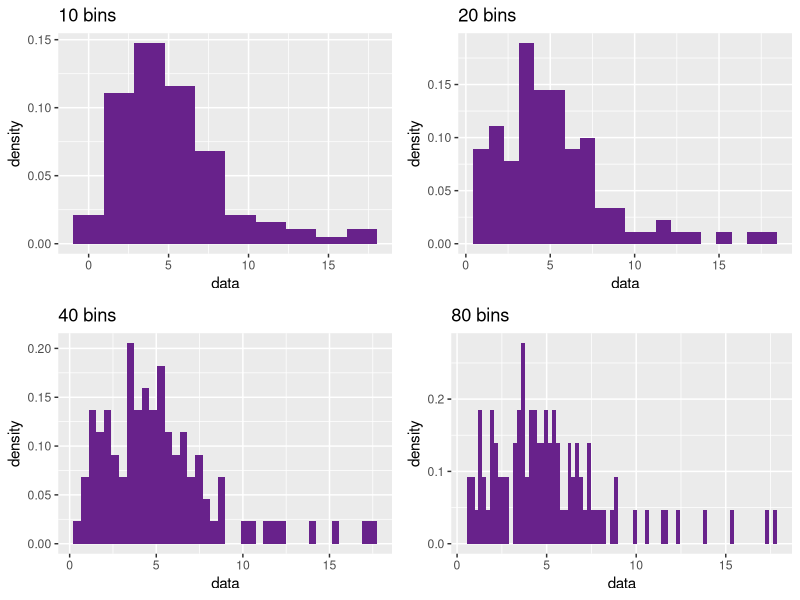
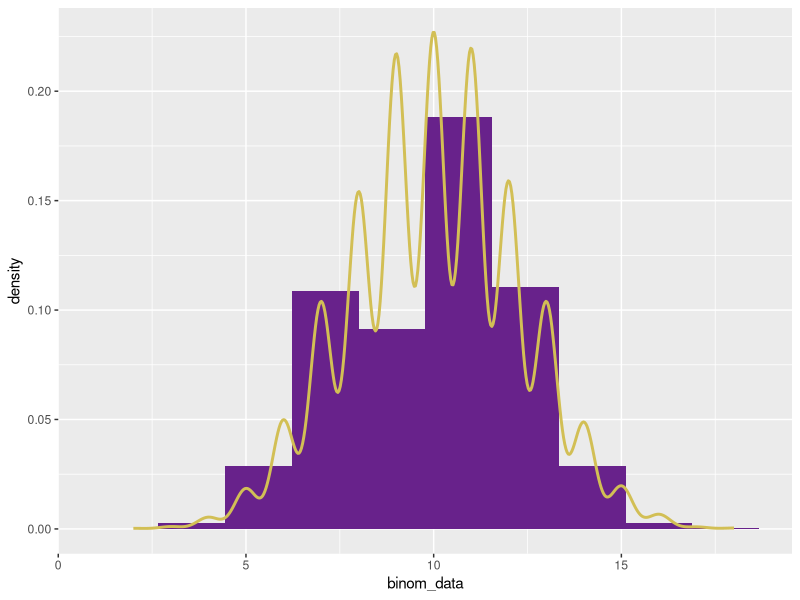

The R source for these figures, in order:
## ---- chunk 1
knitr::opts_chunk$set(collapse = TRUE, fig.align='center')
library(ggplot2)
library(gridExtra)
library(stringr)
library(knitr)
set.seed(454)
## ---- chunk 2
some_data <- rchisq(n = 100, df = 5)
hist_bins <- function(data, bins) {
  ggplot(mapping = aes(x = data, y=..density..)) +
  geom_histogram(bins = bins, fill = "darkorchid4") + 
  ggtitle(sprintf(fmt = "%i bins", bins))
}

grid.arrange(hist_bins(some_data, 10), 
             hist_bins(some_data, 20), 
             hist_bins(some_data, 40), 
             hist_bins(some_data, 80), nrow=2)
## ---- chunk 3
binom_data <- rbinom(n = 10000, size = 20, prob = 0.5)
ggplot(mapping = aes(x = binom_data)) +
  geom_histogram(mapping = aes(y = ..density..), bins = 10, fill = "darkorchid4") + 
  geom_density(kernel = "gaussian", bw = 0.3, color = "#d2bf55", size = 1)
